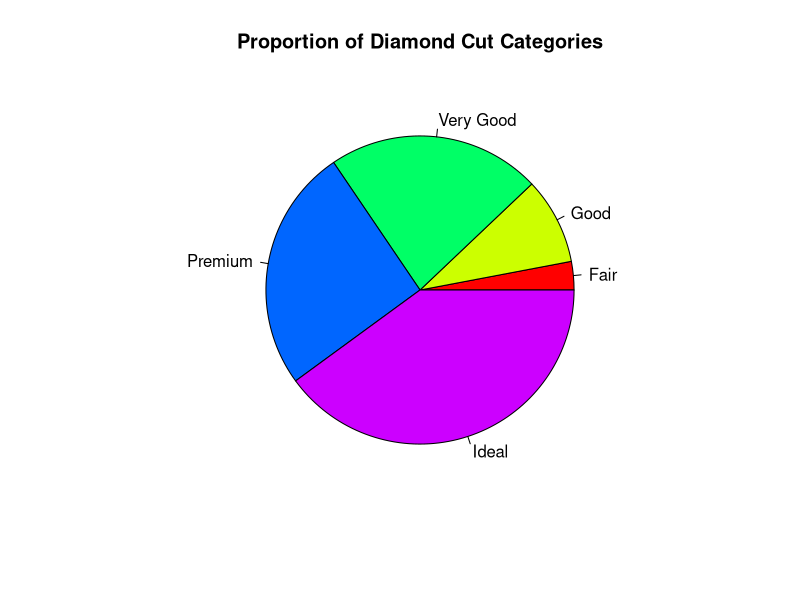

Write the R code that produced this figure.

library(ggplot2)

data(diamonds)
cut_counts <- table(diamonds$cut)
pie(cut_counts, 
    labels = names(cut_counts), 
    col = rainbow(length(cut_counts)), 
    main = "Proportion of Diamond Cut Categories")
